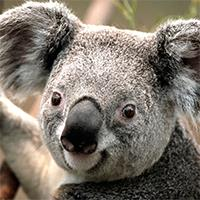
#> input picture images/input/i_1.jpeg, 200 x 200 px, found by its file name
$ python sobelparallel.py images/input/i_1.jpeg images/input/i_10.jpeg
#> lines starting #> are read from the running program, lines starting #| are printed output that depends on the picture
import numpy as np
import math
import cv2
import datetime
import pymp
import sys

class SobelParallel:
    def __init__(self, image_path, output_path):
#> called with image_path = 'images/input/images/input/i_1.jpeg', output_path = 'images/output/images/input/i_10.jpeg'
        self.image = cv2.imread(image_path)
#> self.image is the input picture: shape (200, 200, 3); mean B, G, R 107.9, 118.4, 126.4
        self.kernel_x = np.array([[1, 0, -1], [2, 0, -2], [1, 0, -1]])
        self.kernel_y = np.array([[1, 2, 1], [0, 0, 0], [-1, -2, -1]])
        self.detected_image = np.zeros(self.image.shape)
        self.output_path = output_path
        pymp.config.nested = True
        pymp.config.num_threads = 8

    def convert_to_grey(self):
        self.image = cv2.cvtColor(self.image, cv2.COLOR_BGR2GRAY)
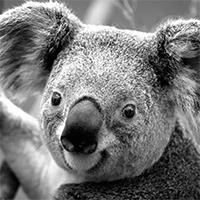
#> self.image: shape (200, 200); min 0, max 255, mean 119.6

    def edge_detector(self):
        self.convert_to_grey()
        kernel_size = self.kernel_x.shape[0]//2
        self.image = np.pad(self.image, pad_width= ([kernel_size, ], [kernel_size, ]), mode= 'constant', constant_values= (0, 0))
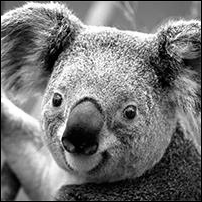
#> self.image: shape (202, 202); min 0, max 255, mean 117.2

        self.detected_image = pymp.shared.array((self.image.shape[0],self.image.shape[1]), dtype='uint8')

        # parallel implementation
        with pymp.Parallel(2) as p1:
            with pymp.Parallel(2) as p2:
                for i in p1.range(kernel_size, self.image.shape[0] - kernel_size):
                    for j in p2.range(kernel_size, self.image.shape[1] - kernel_size):
                        x = self.image[i - kernel_size: i + kernel_size + 1, j - kernel_size: j + kernel_size + 1]
                        x = x.flatten() * self.kernel_x.flatten()
                        sum_x = x.sum()

                        y = self.image[i - kernel_size: i + kernel_size + 1, j - kernel_size: j + kernel_size + 1]
                        y = y.flatten() * self.kernel_y.flatten()
                        sum_y = y.sum()
                        self.detected_image[i - kernel_size][j - kernel_size] = math.sqrt(sum_x**2 + sum_y**2)
        cv2.imwrite(self.output_path, self.detected_image)

if __name__ == "__main__":
    input_path = 'images/input/' + sys.argv[1]
    output_path = 'images/output/' + sys.argv[2]
    start_time = datetime.datetime.now()
    sobel = SobelParallel(input_path, output_path)
    sobel.edge_detector()
#> (the call stopped at in edge_detector, `self.detected_image = pymp.shared.array((self.image.shape[0],self.imag..`: pymp is not available in this run)
    end_time = datetime.datetime.now()
    print(f'Execution time: {end_time - start_time} sec.')

$ run again, on images/input/i_11.jpeg
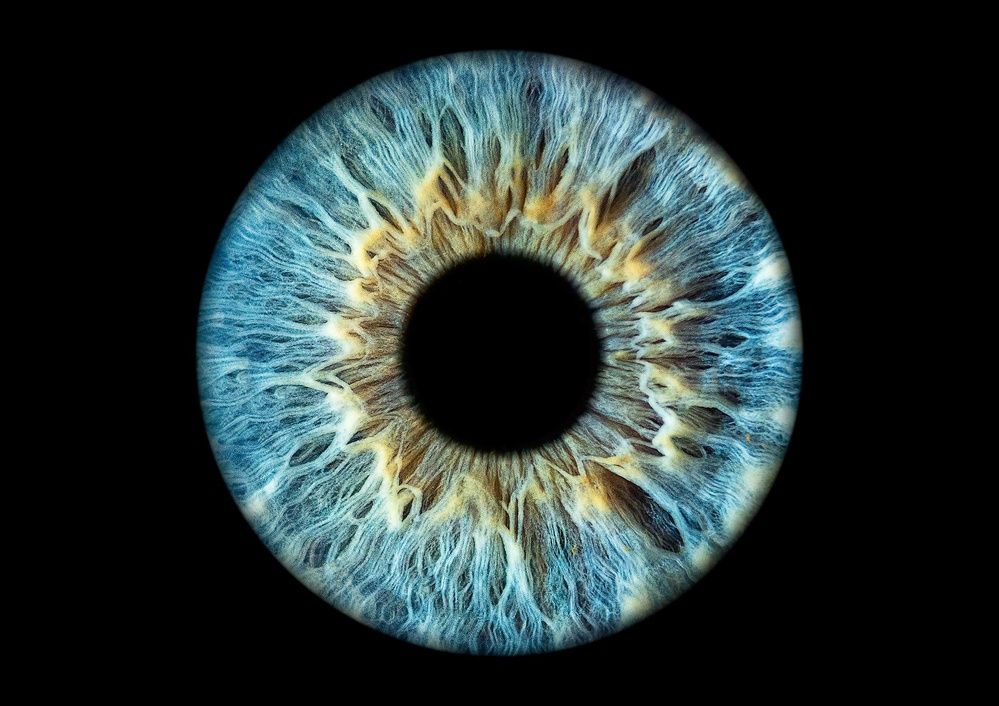
#> input picture images/input/i_11.jpeg, 999 x 706 px, shrunk from 2200 x 1556 before the run, found by its file name
#> in __init__, self.image is the input picture: shape (706, 999, 3); mean B, G, R 49.6, 50.5, 38.4
#> in convert_to_grey, `self.image = cv2.cvtColor(self.image, cv2.COLOR_BGR2GRAY)`:
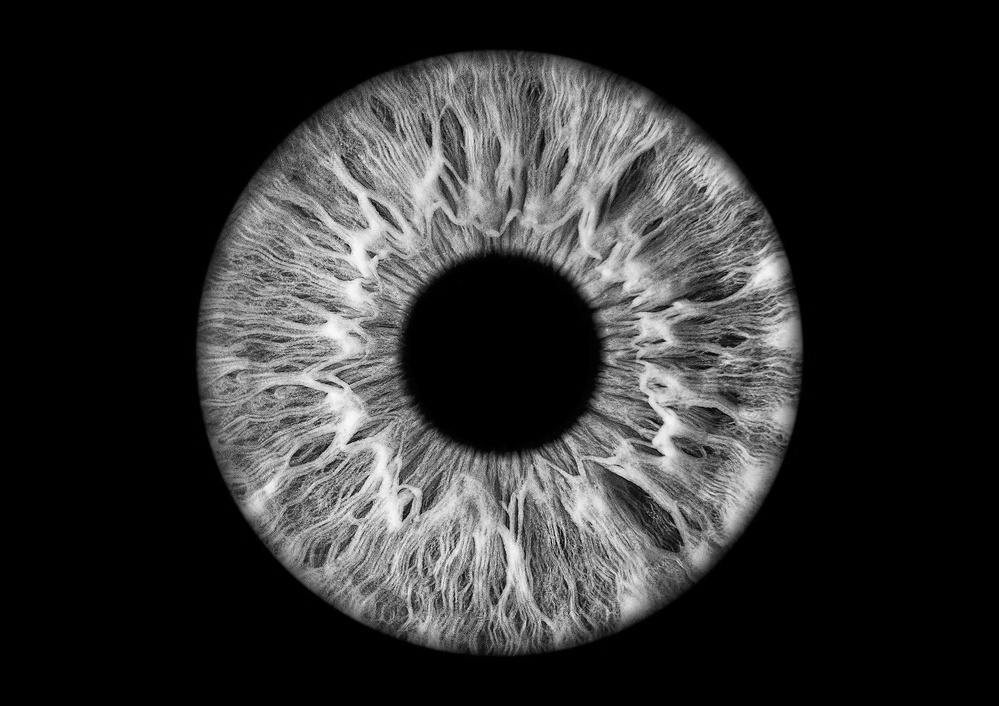
#> self.image: shape (706, 999); min 0, max 252, mean 46.8

$ run again, on images/input/i_12.jpeg
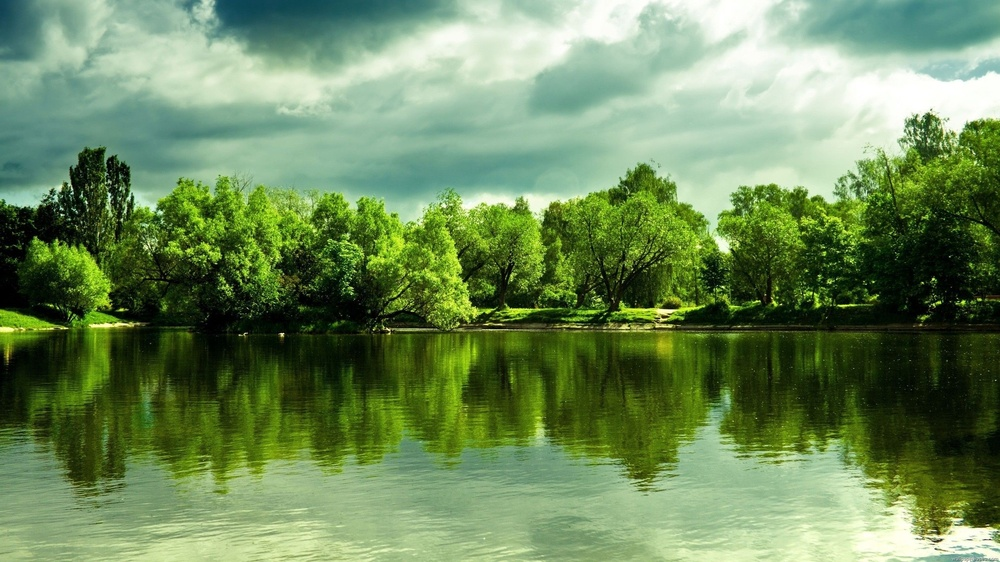
#> input picture images/input/i_12.jpeg, 1000 x 562 px, shrunk from 2560 x 1440 before the run, found by its file name
#> in __init__, self.image is the input picture: shape (562, 1000, 3); mean B, G, R 90.5, 137.6, 108.9
#> in convert_to_grey, `self.image = cv2.cvtColor(self.image, cv2.COLOR_BGR2GRAY)`:
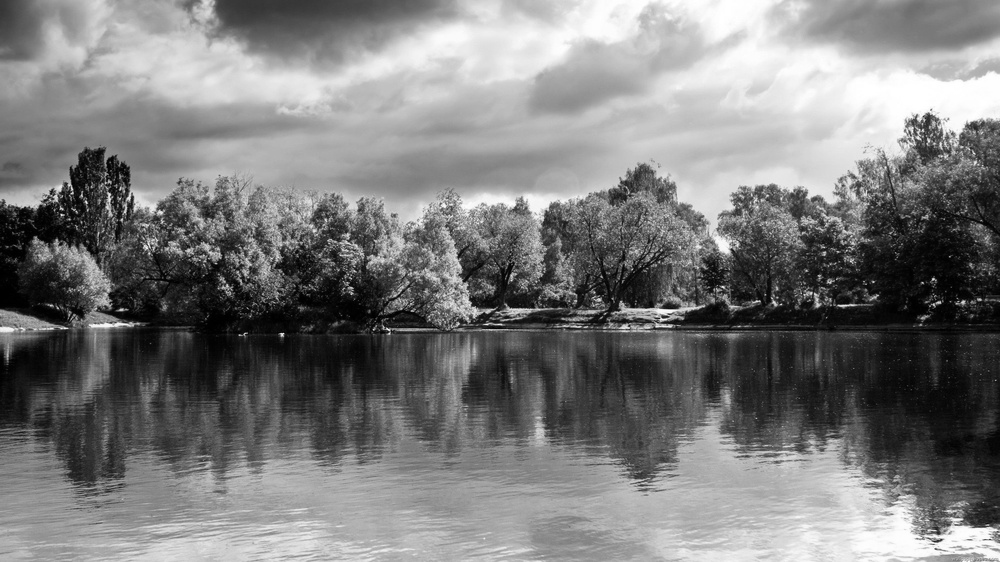
#> self.image: shape (562, 1000); min 0, max 255, mean 123.7
#> in edge_detector, `self.image = np.pad(self.image, pad_width= ([kernel_size, ], [kernel_s..`:
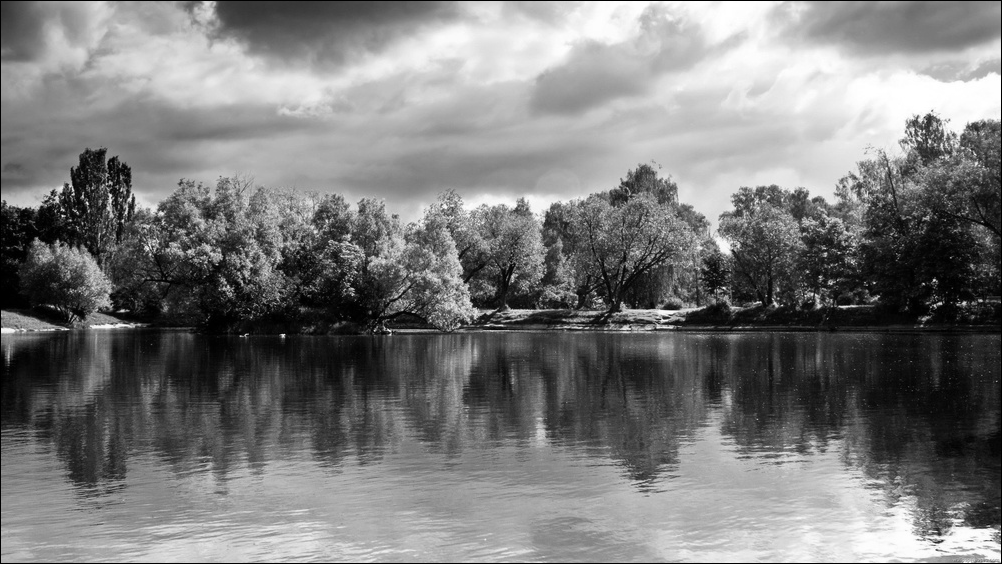
#> self.image: shape (564, 1002); min 0, max 255, mean 123

$ run again, on images/input/i_13.jpeg
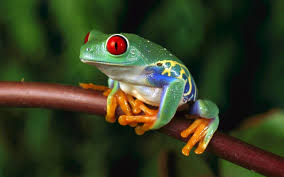
#> input picture images/input/i_13.jpeg, 284 x 177 px, found by its file name
#> in __init__, self.image is the input picture: shape (177, 284, 3); mean B, G, R 33.7, 60.4, 54.3
#> in convert_to_grey, `self.image = cv2.cvtColor(self.image, cv2.COLOR_BGR2GRAY)`:
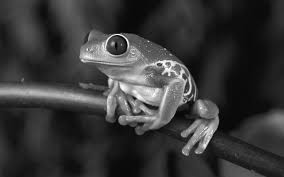
#> self.image: shape (177, 284); min 0, max 254, mean 55.5
#> in edge_detector, `self.image = np.pad(self.image, pad_width= ([kernel_size, ], [kernel_s..`:
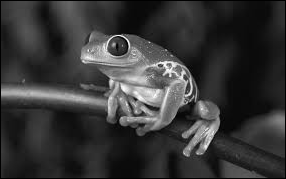
#> self.image: shape (179, 286); min 0, max 254, mean 54.5
